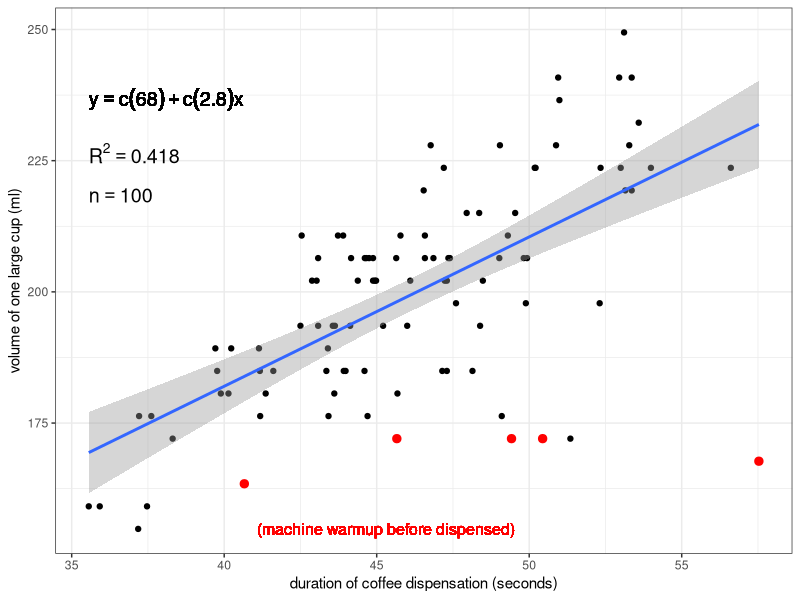
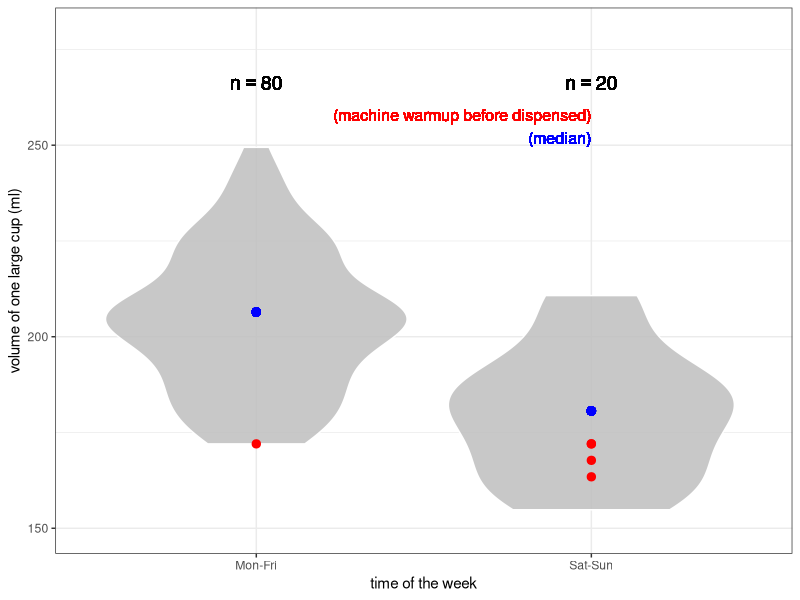
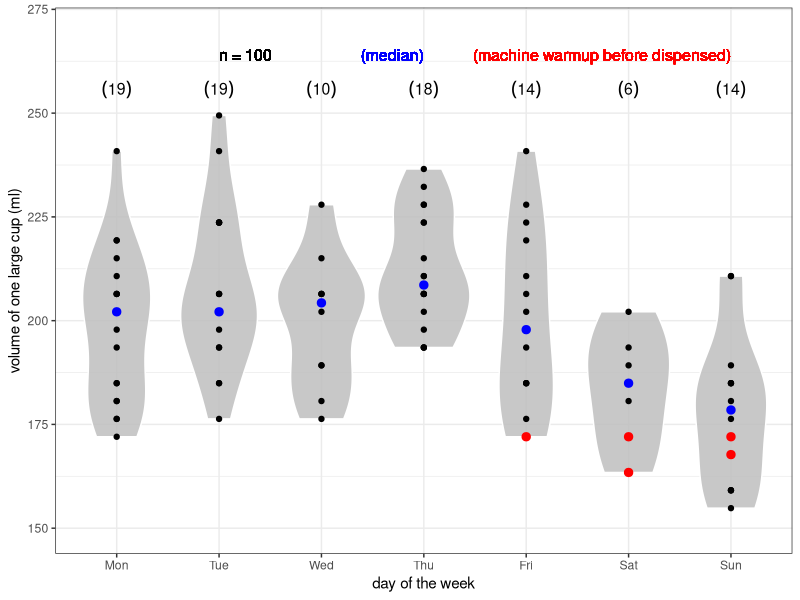
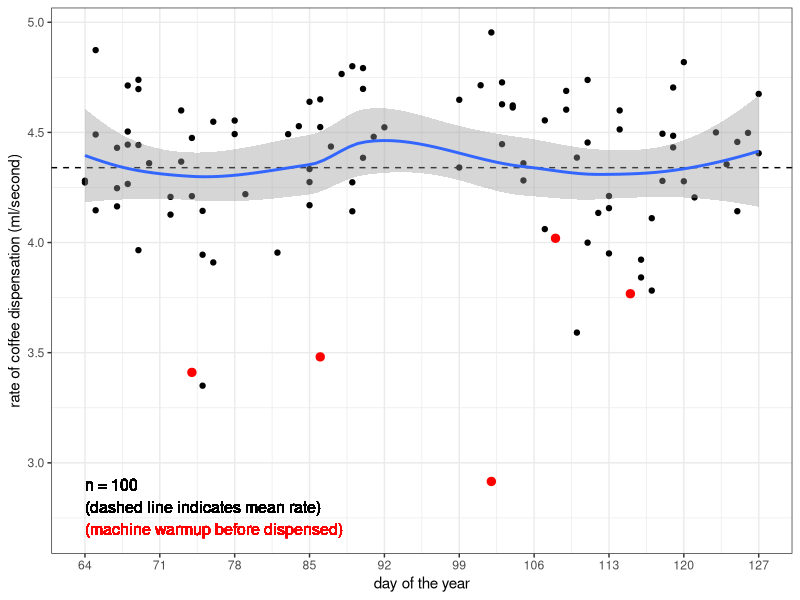
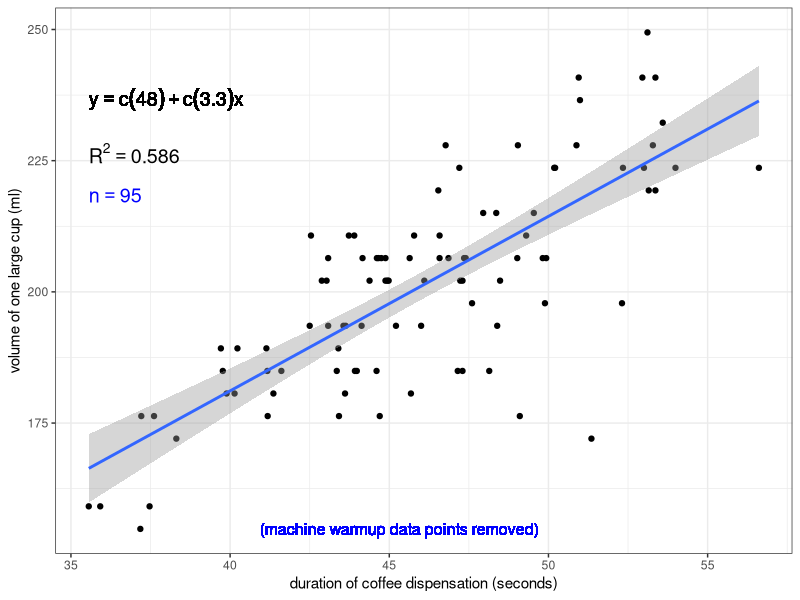

Recreate these plots in R, in order.

### How does the espresso machine vary in the volume of
### coffee it dispenses for a single "large" cup?

setwd("/home/sam/Dropbox/github/coffee-data")
#setwd("wherever you put this file after downloading it")

library(ggplot2)

df <- read.csv("coffee-data.csv")

# The ruler I use to measure height (and therefore calculate volume)
# has a 3 mm length between the zero mark and its end. So, we add 3 
# to the height...
df$height <- df$height + 3

# ... and then calculate volume and rate, 
# so we have more accurate data!
df$volume <- df$height*(3.1415*37^2)/1000
df$rate <- df$volume/df$duration

# Create a variable indicating whether the coffee was pulled on
# a weekday ("Mon-Fri") or a weekend ("Sat-Sun")
for (i in 1:length(df$day))
{
  df$workday[i] <- ifelse(df$day[i]%in%"Sat" || df$day[i]%in%"Sun", "Sat-Sun", "Mon-Fri")
}

################################
### Volume vs. duration (duration of coffee dispensation)
{
# sample size
n <- length(df$duration)
# label to print sample size in subsequent plot
n.text <- paste("n == ", n)
# data.frame of sample size label and coordinates
# at which to print it on the plot
n.df <- data.frame(n.text, x=min(df$duration), y=0.87*max(df$volume))
  
# calculate R-squared value
rsq <- signif(summary(lm(df$volume ~ df$duration))$r.squared, digits=3)
# make a label to print R-squared value in subsequent plot
rsq.text <- paste("R^2 == ",rsq)
# make a data.frame of R-squared value label and coordinates
# at which to print it on the plot
rsq.df <- data.frame(rsq.text,x=min(df$duration),y=0.9*max(df$volume))

# function to extract regression equation
lm_eqn <- function(df)
{
  m <- lm(df$volume ~ df$duration)
  eq <- substitute(y == a + b*x, 
                   list(a = format(coef(m)[1], digits = 2), 
                        b = format(coef(m)[2], digits = 2)))
  as.character(as.expression(eq))                 
}

# generate plot w/ simple linear regression overlayed
plot <- ggplot(df, aes(duration, volume)) +
  geom_point() +
  stat_smooth(method="lm") +
  xlab("duration of coffee dispensation (seconds)") +
  ylab("volume of one large cup (ml)") +
  theme(axis.text=element_text(size=4), axis.title=element_text(size=5)) +
  theme_bw()

# add regression equation to plot
plot <- plot + 
  geom_text(data=n.df, aes(x,y,label=n.text),parse=TRUE,hjust=0,vjust=0,size=5) +
  geom_text(data=rsq.df, aes(x,y,label=rsq.text),parse=TRUE,hjust=0,vjust=0,size=5) +
  geom_text(aes(x=min(df$duration),y=0.94*max(df$volume),label=lm_eqn(df)),parse=TRUE,hjust=0,vjust=0,size=5)

# add a layer that highlights the last data point recorded
#plot <- plot +
#  geom_point(data=df[length(df$duration),],color="red",size=2.5)

# add a layer that highlights data points where espresso machine 
# had to "warm up" before dispensing coffee
plot <- plot +
  geom_point(data=df[df$warmup%in%"yes",], color="red", size=2.5) +
  geom_text(aes(x=mean(df$duration)-5,y=min(df$volume),label="(machine warmup before dispensed)"),
           hjust=0,vjust=0.5,color="red",size=4)

# print plot in R window
plot

# save plot directly to file as a .jpeg
jpeg("coffee-volume-vs-duration-all.jpeg", width=7, height=5, units="in", res=300)
print(plot)
dev.off()
}



################################
### Distributions of volume dispensed: weekdays vs. weekends
{
df$workday <- factor(df$workday)

# median volumes for weekday and weekend categories
med.week <- median(df$volume[df$workday%in%"Mon-Fri"])
med.wkend <- median(df$volume[df$workday%in%"Sat-Sun"])

# generate violin-and-boxplot plot with points overlayed and jittered to better reflect sample size
vol.workday <- ggplot(df, aes(workday, volume)) +
  geom_violin(color="white", fill="gray", alpha=0.85)

# add layer highlighting points where espresso machine needed to
# "warm up" before dispensing coffee
vol.workday <- vol.workday +
  geom_point(data=df[df$warmup%in%"yes",], color="red", size=2.5) +
  geom_text(aes(x="Sat-Sun", y=max(df$volume)+10, label="(machine warmup before dispensed)"),
            hjust=1,vjust=1,size=4,color="red") +
  geom_text(aes(x="Sat-Sun", y=max(df$volume)+4, label="(median)"),
            hjust=1,vjust=1,size=4,color="blue") +
  #geom_point(position=position_jitter(width=0.1,height=0)) +
  # plot points representing median volumes for weekdays and weekends
  geom_point(aes(x="Mon-Fri",y=med.week),color="blue",size=2.5) +
  geom_point(aes(x="Sat-Sun",y=med.wkend),color="blue",size=2.5) +
  xlab("time of the week") +
  ylab("volume of one large cup (ml)") +
  theme(axis.text=element_text(size=4), axis.title=element_text(size=5)) +
  coord_cartesian(ylim=c(min(df$volume)-5,max(df$volume)+30)) +
  theme_bw()

# add sample sizes for weekdays and weekends
vol.workday <- vol.workday +
  geom_text(aes(x="Mon-Fri",y=max(df$volume)+15,
                label=paste("n == ", length(df$workday[which(df$workday%in%"Mon-Fri")]))),
            parse=TRUE,hjust=0.5,vjust=0,size=5) +
  geom_text(aes(x="Sat-Sun",y=max(df$volume)+15,
                label=paste("n == ", length(df$workday[which(df$workday%in%"Sat-Sun")]))),
            parse=TRUE,hjust=0.5,vjust=0,size=5)

# print plot in R window
vol.workday

# save plot to file as .jpeg
jpeg("coffee-volume-by-workday.jpeg", width=7, height=5, units="in", res=300)
print(vol.workday)
dev.off()
}


################################
### Distributions of volume dispensed by day
{
  df$day <- factor(df$day,levels=c("Mon","Tue","Wed","Thu","Fri","Sat","Sun"))
    
    
  median.by.day <- data.frame(c("Mon","Tue","Wed","Thu","Fri","Sat","Sun"),
                              c(0,0,0,0,0,0,0),
                              c(0,0,0,0,0,0,0))
  
  names(median.by.day) <- c("day", "median.volume", "n")
  
  for (i in 1:7)
  {
    median.by.day$median.volume[i] <- median(df$volume[df$day%in%median.by.day$day[i]])
    median.by.day$n[i] <- length(df$volume[df$day%in%median.by.day$day[i]])
  }
  
  # generate violin-and-boxplot plot with points overlayed and jittered to better reflect sample size
  vol.day <- ggplot(df, aes(day, volume)) +
    geom_violin(color="white", fill="gray", alpha=0.85) +
    geom_point()
  
  # add layer highlighting points where espresso machine needed to
  # "warm up" before dispensing coffee
  vol.day <- vol.day +
    geom_point(data=df[df$warmup%in%"yes",], color="red", size=2.5) +
    geom_text(aes(x="Sun", y=max(df$volume)+16, label="(machine warmup before dispensed)"),
              hjust=1,vjust=1,size=4,color="red") +
    geom_text(aes(x="Thu", y=max(df$volume)+16, label="(median)"),
              hjust=1,vjust=1,size=4,color="blue") +
    geom_text(aes(x="Tue", y=max(df$volume)+16, label=paste("n = ", length(df$volume), sep="")),
              hjust=0,vjust=1,size=4) +
    #geom_point(position=position_jitter(width=0.1,height=0)) +
    # plot points representing median volumes for weekdays and weekends
    geom_point(data=median.by.day, aes(day,median.volume),color="blue",size=2.5) +
    xlab("day of the week") +
    ylab("volume of one large cup (ml)") +
    theme(axis.text=element_text(size=4), axis.title=element_text(size=5)) +
    coord_cartesian(ylim=c(min(df$volume)-5,max(df$volume)+20)) +
    theme_bw()
  
  # add sample sizes for weekdays and weekends
  vol.day <- vol.day +
    geom_text(data=median.by.day, aes(day,y=max(df$volume)+4),
                  label=paste("(", median.by.day$n, ")", sep=""),
              parse=TRUE,hjust=0.5,vjust=0,size=4)
  
  # print plot in R window
  vol.day
  
  # save plot to file as .jpeg
  jpeg("coffee-volume-by-day.jpeg", width=8, height=5, units="in", res=300)
  print(vol.day)
  dev.off()
}


################################
### Rate vs. date
{
  # add a numeric variable of days of the year (for x-axis)
  date.to.num <- read.csv("date-to-numeric.csv")
  df$day.yr <- 0  
  for (i in 1:length(df$date))
  {
    df$day.yr[i] <- date.to.num$day.yr[which(date.to.num$date%in%df$date[i])]
  }
  
  rate.date <- ggplot(df, aes(day.yr, rate)) +
    geom_point() +
    geom_hline(yintercept=mean(df$rate), linetype="dashed") +
    stat_smooth(method="loess") +
    xlab("day of the year") +
    ylab("rate of coffee dispensation (ml/second)") +
    scale_x_continuous(breaks=c(seq(from=min(df$day.yr), to=max(df$day.yr), by=7))) +
    theme(axis.text=element_text(size=4), axis.title=element_text(size=5)) +
    theme_bw()
  
  rate.date <- rate.date +
    geom_point(data=df[df$warmup%in%"yes",], color="red", size=2.5) +
    geom_text(aes(x=64,y=2.7,label="(machine warmup before dispensed)"),
              hjust=0,vjust=0.5,color="red",size=4) +
    geom_text(aes(x=64,y=2.8,label="(dashed line indicates mean rate)"),
              hjust=0,vjust=0.5,size=4) +
    geom_text(aes(x=64,y=2.9,label=paste("n = ", length(df$volume), sep="")),
              hjust=0,vjust=0.5,size=4)
  
  rate.date
  
  jpeg("coffee-rate-by-date.jpeg", width=8, height=5, units="in", res=300)
  print(rate.date)
  dev.off()
}


################################
### Volume vs. duration (duration of coffee dispensation)
### EXCLUDING instances where machine had to warm up
{
  # subset df by removing machine warmup rows
  df.no <- df[df$warmup%in%"no",]
  
  # recalculate sample size
  n <- length(df.no$duration)
  # label to print sample size in subsequent plot
  n.text <- paste("n == ", n)
  # data.frame of sample size label and coordinates
  # at which to print it on the plot
  n.df <- data.frame(n.text, x=min(df.no$duration), y=0.87*max(df.no$volume))
  
  # recalculate R-squared value
  rsq <- signif(summary(lm(df.no$volume ~ df.no$duration))$r.squared, digits=3)
  # make a label to print R-squared value in subsequent plot
  rsq.text <- paste("R^2 == ",rsq)
  # make a data.frame of R-squared value label and coordinates
  # at which to print it on the plot
  rsq.df <- data.frame(rsq.text,x=min(df.no$duration),y=0.9*max(df.no$volume))
  
  # function to extract regression equation
  lm_eqn <- function(df.no)
  {
    m <- lm(df.no$volume ~ df.no$duration)
    eq <- substitute(y == a + b*x, 
                     list(a = format(coef(m)[1], digits = 2), 
                          b = format(coef(m)[2], digits = 2)))
    as.character(as.expression(eq))                 
  }
  
  # generate plot w/ simple linear regression overlayed
  plot.no.warmup <- ggplot(df.no, aes(duration, volume)) +
    geom_point() +
    stat_smooth(method="lm") +
    xlab("duration of coffee dispensation (seconds)") +
    ylab("volume of one large cup (ml)") +
    theme(axis.text=element_text(size=4), axis.title=element_text(size=5)) +
    theme_bw()
  
  # add regression equation to plot
  plot.no.warmup <- plot.no.warmup + 
    geom_text(data=n.df, aes(x,y,label=n.text),parse=TRUE,hjust=0,vjust=0,size=5,color="blue") +
    geom_text(data=rsq.df, aes(x,y,label=rsq.text),parse=TRUE,hjust=0,vjust=0,size=5) +
    geom_text(aes(x=min(df.no$duration),y=0.94*max(df.no$volume),label=lm_eqn(df.no)),parse=TRUE,hjust=0,vjust=0,size=5)
    
  # add a layer that highlights data points where espresso machine 
  # had to "warm up" before dispensing coffee
  plot.no.warmup <- plot.no.warmup +
    geom_text(aes(x=mean(df.no$duration)-5,y=min(df.no$volume),label="(machine warmup data points removed)"),
              hjust=0,vjust=0.5,color="blue",size=4)
  
  # print plot in R window
  plot.no.warmup
  
  # save plot directly to file as a .jpeg
  jpeg("coffee-volume-vs-duration-excluding-warmup-data.jpeg", width=7, height=5, units="in", res=300)
  print(plot.no.warmup)
  dev.off()
}
